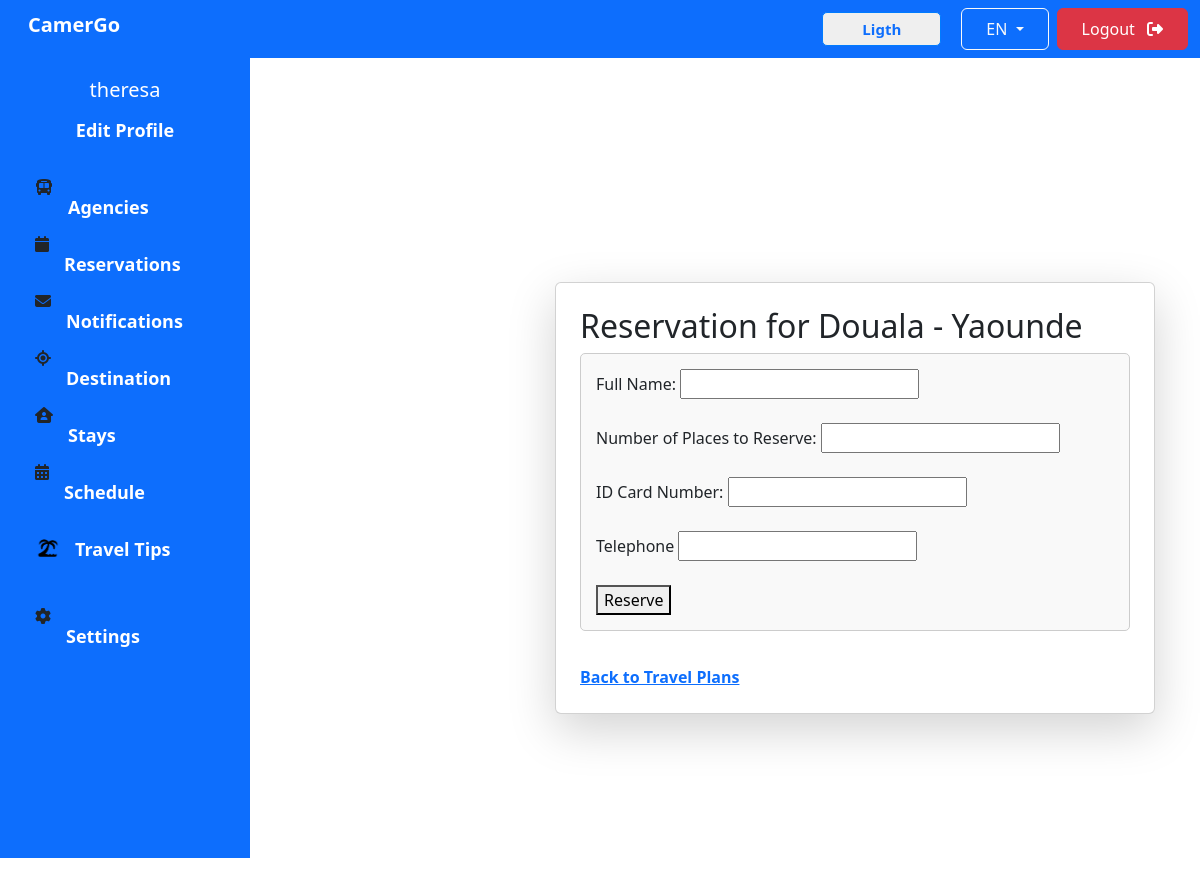
Page /reservation/1/ (signed in) on the committed database.
### accounts/models.py (models this page shows, shortened)
class CustomUser(AbstractUser):
    ROLE_CHOICES = [
        ('admin', 'Admin'),
        ('accommodation_receptionist', 'Accommodation_Receptionist'),
        ('agency_receptionist', 'Agency_Receptionist'),
        ('client', 'Client'),
    ]
    roles = models.CharField(max_length=50, choices=ROLE_CHOICES, null=True, blank=True, default='client')

class TravelPlan(models.Model):
    STATUS_CHOICES = [
        ('complete', 'Complete'),
        ('active', 'Active'),
    ]
    departure = models.CharField(max_length=100)
    time = models.TimeField()
    price = models.DecimalField(max_digits=10, decimal_places=2)
    type = models.CharField(max_length=255, default='simple')
    date = models.DateField()
    destination = models.CharField(max_length=100)
    number_of_places = models.PositiveIntegerField()
    number_of_available_places = models.PositiveIntegerField()
    status = models.CharField(max_length=10, choices=STATUS_CHOICES, default='active')
    agency = models.ForeignKey(Agency, on_delete=models.CASCADE)

### accounts/views.py (the view, shortened to what this page needs)
# urls.py: path('reservation/<int:pk>/', views.reservation, name='reservation'),
def reservation(request, pk):
    travel_plan = get_object_or_404(TravelPlan, pk=pk)
    return render(request, 'pages/UserDashboard/reservation.html',  {'travel_plan': travel_plan})

### accounts/templates/pages/UserDashboard/reservation.html (shortened to what this page needs)
{% extends "pages/UserDashboard/base.html" %}
{% load static %}
{% block content %}
    <div class="content">
        <div class="container d-flex justify-content-center align-items-center min-vh-100">
            <div class="card p-4 shadow-lg" style="max-width: 600px; width: 100%;">
                <h2 class="">Reservation for {{ travel_plan.departure }} - {{ travel_plan.destination }}</h2>
                <form method="post" action="{% url 'reservation' travel_plan.pk %}" class="reservation">
                    <div>
                        <label for="full_name">Full Name:</label>
                        <input type="text" id="full_name" name="full_name" required>
                    </div>
                    <br>
                    <div>
                        <label for="number_of_places">Number of Places to Reserve:</label>
                        <input type="number" name="number_of_places" id="number_of_places" min="1" required>
                    </div>
                    <br>
                    <div>
                        <label for="id_card_number">ID Card Number:</label>
                        <input type="text" name="id_card_number" id="id_card_number" required>
                    </div>
                    <br>
                    <div>
                        <label for="phone_number">Telephone</label>
                        <input type="tel" id="phone_number" name="phone_number" required>
                    </div>
                    <br>
                    <button type="submit">Reserve</button>
                </form>
                <br>
                <a href="{% url 'list_all_travel_plan' %}">Back to Travel Plans</a>
            </div>
        </div>
    </div>
{% endblock %}

### accounts/templates/pages/UserDashboard/base.html (shortened to what this page needs)
{% load static %}
<!DOCTYPE html>
<html lang="en">
<head>
    <link rel="stylesheet" href="{% static 'css/UserDashboard/destination.css' %}">
    <link rel="stylesheet" href="{% static 'css/UserDashboard/agency.css' %}">
    <link rel="stylesheet" href="{% static 'css/UserDashboard/stays.css' %}">
    <link rel="stylesheet" href="{% static 'css/UserDashboard/reservation.css' %}">
    <link href="https://cdn.jsdelivr.net/npm/bootstrap@5.3.3/dist/css/bootstrap.min.css" rel="stylesheet">
    <link rel="stylesheet" href="../../../static/css/basic.css">
     <link rel="stylesheet" href="https://cdnjs.cloudflare.com/ajax/libs/font-awesome/6.5.2/css/all.min.css"
 />
</head>
<body>
    <nav class="navbar navbar-expand-lg navbar-light bg-primary">
        <div class="container-fluid">
            <h4 class="navbar-brand text-white fw-bold ms-3">CamerGo</h4>
            <div class="d-flex align-items-center ms-auto">
                <button class="btn1"><a href="#" class="text-decoration-none px-4 py-2" id="darkModeToggle">Ligth</a></button>
                <div class="dropdown me-2">
                    <button class="btn px-4 py-2 btn-outline-light dropdown-toggle" type="button" id="languageDropdown" data-bs-toggle="dropdown" aria-expanded="false">
                        EN
                    </button>
                </div>
                <div class="">
                    <a href="{% url 'logout' %}" class="btn btn-danger px-4 py-2">Logout <i class="ms-2 fa-solid fa-right-from-bracket"></i></a></div>
            </div>
        </div>
    </nav>
    <div class="sidebar bg-primary">
        <div class="profile">
            {% if user.is_authenticated %}
                <h5>{{ user.username }}</h5>
            {% else %}
                <h5>Hello, Guest!</h5>
            {% endif %}
            <a href="{% url 'create_profile' %}" class="text-white">Edit Profile</a>
        </div>
        <div class="menu">
            <div class="menu-item">
                <i class="fa-solid fa-bus"></i>
                <a href="{% url 'list_agency' %}">Agencies</a>
            </div>
            <div class="menu-item">
                <i class="fa-solid fa-calendar"></i>
                <a href="{% url 'list_client_reservations' %}">Reservations</a>
            </div>
            <div class="menu-item">
                <i class="fa-solid fa-envelope"></i>
                <a href="{% url 'notifications' %}">Notifications</a>
            </div>
            <div class="menu-item1">
                <i class="fa-solid fa-location-crosshairs"></i>
                <a href="{% url 'destination' %}">Destination</a>
            </div>
            <div class="menu-item">
                <i class="fa-solid fa-house-user"></i>
                <a href="{% url 'accommodation_list' %}">Stays</a>
            </div>
            <div class="menu-item">
                <i class="fa-solid fa-calendar-days"></i>
                <a href="{% url 'list_schedules' %}">Schedule</a>
            </div>
            <div class="menu-item">
                <img src="./../../../static/image/logos/Beach.png" alt="Travel Tips">
                <a href="#">Travel Tips</a>
            </div>
            <div class="settings">
                <i class="fa-solid fa-gear"></i>
                <a href="#">Settings</a>
            </div>
        </div>
    </div>
    <main>{% block content %} {% endblock %}</main>
</body>

### accounts/static/css/UserDashboard/destination.css (style rules this page uses)
body { font-family: "Space Grotesk", sans-serif; }
.navbar { position:fixed; }
.navbar .btn1 { text-decoration: none; border: solid #007BFF 1px; border-radius: 5px; margin-right: 20px; padding: 5px 15px; font-size: 15px; font-weight: bold; }
.sidebar { width: 250px; background-color: #4db8ff; padding-top: 20px; height: 100vh; position: fixed; }
.menu-item { display: flex; }
.menu-item img { width: 25px; height: 35px; margin-top: 10px; }
.menu-item1 { display: flex; }
.settings { display: flex; margin-top: 30px; }
.sidebar a { padding: 15px; text-decoration: none; font-size: 18px; color: white; display: block; }
.sidebar .menu { padding-left: 35px; }
.sidebar .profile { text-align: center; padding-bottom: 20px; }
.sidebar .profile h5 { color: white; margin: 0; }
.content { margin-left: 250px; padding: 20px; }

### accounts/static/css/UserDashboard/agency.css (style rules this page uses)
body { font-family: "Space Grotesk", sans-serif; }
.navbar { position:fixed; bottom: 0; right: 0; }
.navbar .btn1 { text-decoration: none; border: solid #007BFF 1px; border-radius: 5px; margin-right: 20px; padding: 5px 15px; font-size: 15px; font-weight: bold; }
.sidebar { width: 250px; background-color: #4db8ff; padding-top: 20px; height: 100vh; position: fixed; }
.menu-item { display: flex; }
.menu-item img { width: 25px; height: 35px; margin-top: 10px; }
.menu-item1 { display: flex; }
.settings { display: flex; margin-top: 30px; }
.sidebar a { padding: 15px; text-decoration: none; font-size: 18px; color: white; display: block; transition: all 1s; }
.sidebar .menu { padding-left: 35px; }
.sidebar .profile { text-align: center; padding-bottom: 20px; }
.sidebar .profile h5 { color: white; margin: 0; }
.content { margin-left: 250px; padding: 20px; }
a { text-decoration: none; color: white; font-weight: bold; transition: all 0.2s ease; }
.card { margin-left: 260px; }

### accounts/static/css/UserDashboard/stays.css (style rules this page uses)
body { font-family: Arial, sans-serif; }
.navbar { position:fixed; bottom: 0; right: 0; }
.navbar .btn1 { text-decoration: none; border: solid #007BFF 1px; border-radius: 5px; margin-right: 20px; padding: 5px 15px; font-size: 15px; font-weight: bold; }
.sidebar { width: 250px; background-color: #4db8ff; padding-top: 20px; height: 100vh; position: fixed; }
.menu-item { display: flex; }
.menu-item img { width: 25px; height: 35px; margin-top: 10px; }
.menu-item1 { display: flex; }
.settings { display: flex; margin-top: 30px; }
.sidebar a { padding: 15px; text-decoration: none; font-size: 18px; color: white; display: block; }
.sidebar .menu { padding-left: 35px; }
.sidebar .profile { text-align: center; padding-bottom: 20px; }
.sidebar .profile h5 { color: white; margin: 0; }
.content { margin-left: 250px; padding: 20px; }
.navbar { position:relative; }
.content { margin-left: 250px; margin-top: 20px; padding: 20px; }

### accounts/static/css/UserDashboard/reservation.css (style rules this page uses)
.reservation { border: 1px solid #ccc; padding: 15px; margin-bottom: 10px; border-radius: 5px; background-color: #f9f9f9; }

### rows in the picture
CustomUser: username "theresa"
TravelPlan: departure "Douala", destination "Yaounde"
